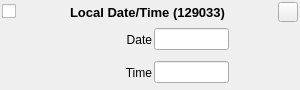
<?xml version="1.0" encoding="UTF-8"?>
<!-- Copyright (C) 2024-2026 RF StateSide LLC; SPDX-License-Identifier: AGPL-3.0-or-later -->
<ui version="4.0">
 <class>DateTime129033</class>
 <widget class="QWidget" name="DateTime129033">
  <property name="geometry">
   <rect>
    <x>0</x>
    <y>0</y>
    <width>300</width>
    <height>90</height>
   </rect>
  </property>
  <property name="minimumSize">
   <size>
    <width>300</width>
    <height>90</height>
   </size>
  </property>
  <property name="focusPolicy">
   <enum>Qt::FocusPolicy::StrongFocus</enum>
  </property>
  <property name="windowTitle">
   <string>Form</string>
  </property>
  <layout class="QVBoxLayout" name="verticalLayout">
   <property name="spacing">
    <number>2</number>
   </property>
   <property name="leftMargin">
    <number>2</number>
   </property>
   <property name="topMargin">
    <number>2</number>
   </property>
   <property name="rightMargin">
    <number>2</number>
   </property>
   <property name="bottomMargin">
    <number>2</number>
   </property>
   <item>
    <layout class="QHBoxLayout" name="horizontalLayout">
     <item>
      <widget class="QCheckBox" name="checkBoxEnabled">
       <property name="text">
        <string/>
       </property>
       <property name="checked">
        <bool>false</bool>
       </property>
      </widget>
     </item>
     <item>
      <spacer name="horizontalSpacer">
       <property name="orientation">
        <enum>Qt::Orientation::Horizontal</enum>
       </property>
       <property name="sizeHint" stdset="0">
        <size>
         <width>40</width>
         <height>20</height>
        </size>
       </property>
      </spacer>
     </item>
     <item>
      <widget class="QLabel" name="labelTitle">
       <property name="font">
        <font>
         <pointsize>10</pointsize>
         <bold>true</bold>
        </font>
       </property>
       <property name="text">
        <string>Local Date/Time (129033)</string>
       </property>
       <property name="alignment">
        <set>Qt::AlignmentFlag::AlignCenter</set>
       </property>
      </widget>
     </item>
     <item>
      <spacer name="horizontalSpacer_2">
       <property name="orientation">
        <enum>Qt::Orientation::Horizontal</enum>
       </property>
       <property name="sizeHint" stdset="0">
        <size>
         <width>40</width>
         <height>20</height>
        </size>
       </property>
      </spacer>
     </item>
     <item>
      <widget class="QPushButton" name="pushButtonRemove">
       <property name="minimumSize">
        <size>
         <width>20</width>
         <height>20</height>
        </size>
       </property>
       <property name="maximumSize">
        <size>
         <width>20</width>
         <height>20</height>
        </size>
       </property>
       <property name="text">
        <string/>
       </property>
      </widget>
     </item>
    </layout>
   </item>
   <item>
    <layout class="QHBoxLayout" name="horizontalLayout_3">
     <item>
      <widget class="QLabel" name="labelDaysSince1970">
       <property name="minimumSize">
        <size>
         <width>150</width>
         <height>22</height>
        </size>
       </property>
       <property name="maximumSize">
        <size>
         <width>150</width>
         <height>16777215</height>
        </size>
       </property>
       <property name="text">
        <string>Date</string>
       </property>
       <property name="alignment">
        <set>Qt::AlignmentFlag::AlignRight|Qt::AlignmentFlag::AlignTrailing|Qt::AlignmentFlag::AlignVCenter</set>
       </property>
      </widget>
     </item>
     <item>
      <widget class="QLineEdit" name="lineEditDaysSince1970">
       <property name="minimumSize">
        <size>
         <width>75</width>
         <height>22</height>
        </size>
       </property>
       <property name="maximumSize">
        <size>
         <width>75</width>
         <height>16777215</height>
        </size>
       </property>
       <property name="toolTip">
        <string>&lt;html&gt;&lt;head/&gt;&lt;body&gt;&lt;p&gt;Days since January 1, 1970&lt;/p&gt;&lt;/body&gt;&lt;/html&gt;</string>
       </property>
       <property name="inputMethodHints">
        <set>Qt::InputMethodHint::ImhNone</set>
       </property>
       <property name="readOnly">
        <bool>true</bool>
       </property>
      </widget>
     </item>
     <item>
      <widget class="QLabel" name="labelUnitsDaysSince1970">
       <property name="minimumSize">
        <size>
         <width>50</width>
         <height>22</height>
        </size>
       </property>
       <property name="toolTip">
        <string>&lt;html&gt;&lt;head/&gt;&lt;body&gt;&lt;p&gt;Click to change units&lt;/p&gt;&lt;/body&gt;&lt;/html&gt;</string>
       </property>
       <property name="text">
        <string/>
       </property>
      </widget>
     </item>
    </layout>
   </item>
   <item>
    <layout class="QHBoxLayout" name="horizontalLayout_4">
     <item>
      <widget class="QLabel" name="labelSecondsSinceMidnight">
       <property name="minimumSize">
        <size>
         <width>150</width>
         <height>22</height>
        </size>
       </property>
       <property name="maximumSize">
        <size>
         <width>150</width>
         <height>16777215</height>
        </size>
       </property>
       <property name="text">
        <string>Time</string>
       </property>
       <property name="alignment">
        <set>Qt::AlignmentFlag::AlignRight|Qt::AlignmentFlag::AlignTrailing|Qt::AlignmentFlag::AlignVCenter</set>
       </property>
      </widget>
     </item>
     <item>
      <widget class="QLineEdit" name="lineEditSecondsSinceMidnight">
       <property name="minimumSize">
        <size>
         <width>75</width>
         <height>22</height>
        </size>
       </property>
       <property name="maximumSize">
        <size>
         <width>75</width>
         <height>16777215</height>
        </size>
       </property>
       <property name="toolTip">
        <string>&lt;html&gt;&lt;head/&gt;&lt;body&gt;&lt;p&gt;Milliseconds since midnight.&lt;/p&gt;&lt;/body&gt;&lt;/html&gt;</string>
       </property>
       <property name="inputMethodHints">
        <set>Qt::InputMethodHint::ImhNone</set>
       </property>
       <property name="readOnly">
        <bool>true</bool>
       </property>
      </widget>
     </item>
     <item>
      <widget class="QLabel" name="labelUnitsSecondsSinceMidnight">
       <property name="minimumSize">
        <size>
         <width>50</width>
         <height>22</height>
        </size>
       </property>
       <property name="toolTip">
        <string>&lt;html&gt;&lt;head/&gt;&lt;body&gt;&lt;p&gt;Click to change units&lt;/p&gt;&lt;/body&gt;&lt;/html&gt;</string>
       </property>
       <property name="text">
        <string/>
       </property>
      </widget>
     </item>
    </layout>
   </item>
  </layout>
 </widget>
 <resources/>
 <connections/>
</ui>
